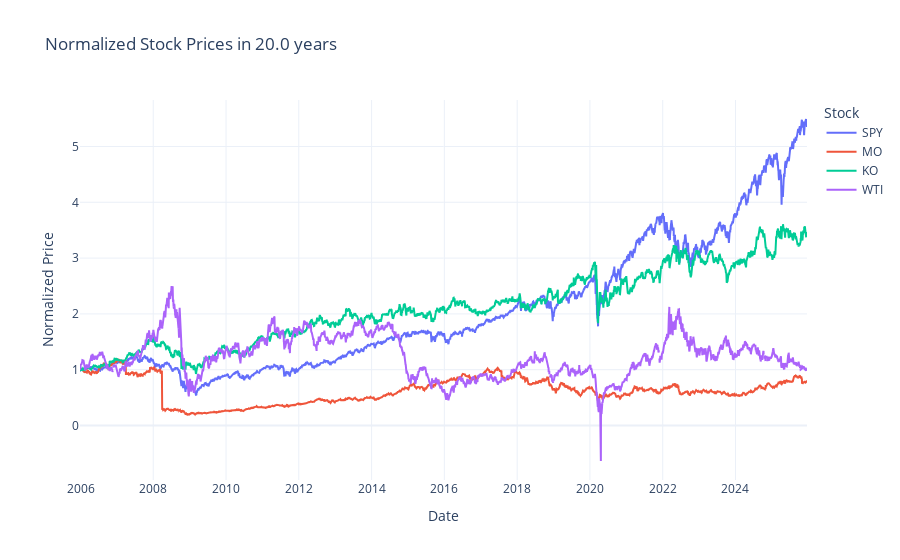

Notebook source saved alongside this figure:
### Code cell
stock_daily_ts_consolidate_normalized_df = stock_daily_ts_consolidate_df / stock_daily_ts_consolidate_df.iloc[-1]


# Create a Plotly figure
fig = go.Figure()

# Add traces for each stock
for column in stock_daily_ts_consolidate_normalized_df.columns:
    fig.add_trace(go.Scatter(
        x=stock_daily_ts_consolidate_normalized_df.index,
        y=stock_daily_ts_consolidate_normalized_df[column],
        mode='lines',
        name=column
    ))

# Customize layout
fig.update_layout(
    title=f'Normalized Stock Prices in {window_days/365} years',
    xaxis_title='Date',
    yaxis_title='Normalized Price',
    legend_title='Stock',
    template='plotly_white'
)

# Show the plot
fig.show()

### Figure 1 — Plotly figure (JSON) as saved in the notebook; plotly's stock layout.template omitted (floating-point values rounded to 4 significant figures; data arrays with more than 128 entries replaced by an {"elided": "..."} marker saying what was removed)
{"data": [{"mode": "lines", "name": "SPY", "type": "scatter", "x": {"elided": "5028 str values"}, "y": {"elided": "5028 float values"}}, {"mode": "lines", "name": "MO", "type": "scatter", "x": {"elided": "5028 str values"}, "y": {"elided": "5028 float values"}}, {"mode": "lines", "name": "KO", "type": "scatter", "x": {"elided": "5028 str values"}, "y": {"elided": "5028 float values"}}, {"mode": "lines", "name": "WTI", "type": "scatter", "x": {"elided": "5028 str values"}, "y": {"elided": "5028 float values"}}], "layout": {"legend": {"title": {"text": "Stock"}}, "title": {"text": "Normalized Stock Prices in 20.0 years"}, "xaxis": {"title": {"text": "Date"}}, "yaxis": {"title": {"text": "Normalized Price"}}}}
